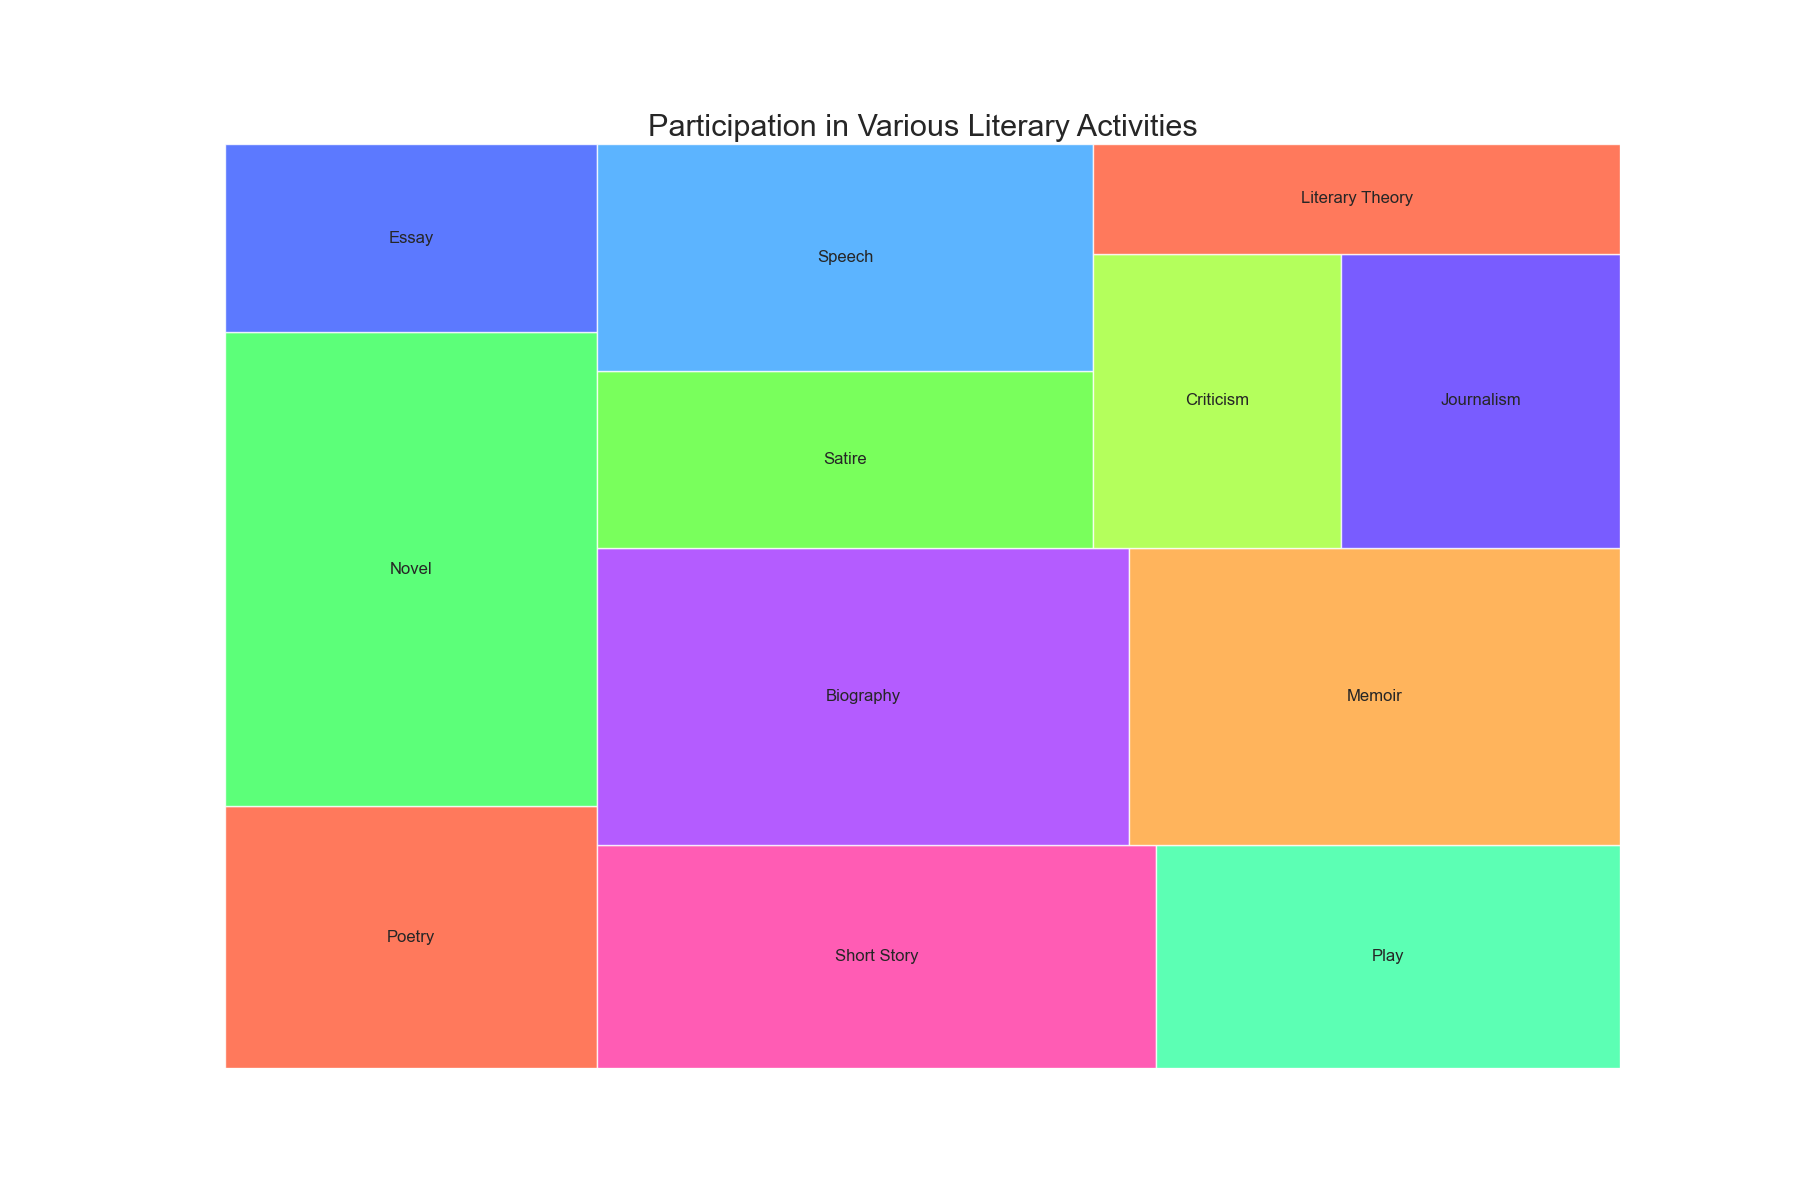

Generate this figure with Python:

import seaborn as sns
import matplotlib.pyplot as plt
import pandas as pd
import squarify

# Data
data = {
    'Topic': ['Poetry', 'Novel', 'Essay', 'Short Story', 'Play', 'Biography', 'Memoir', 'Satire', 
              'Speech', 'Criticism', 'Journalism', 'Literary Theory'],
    'Value': [3200, 5800, 2300, 4100, 3400, 5200, 4800, 2900, 3700, 2400, 2700, 1900]
}

# Create a DataFrame
df = pd.DataFrame(data)

# Plot
plt.figure(figsize=(18, 12))
colors = ["#FF5733", "#33FF57", "#3357FF", "#FF33A1", "#33FFA1", "#A133FF", "#FFA133", "#57FF33", "#33A1FF", "#A1FF33", "#5733FF", "#FF5733"]
squarify.plot(sizes=df['Value'], label=df['Topic'], alpha=0.8, color=colors)
plt.title('Participation in Various Literary Activities', fontsize=22)
plt.axis('off')
plt.show()
